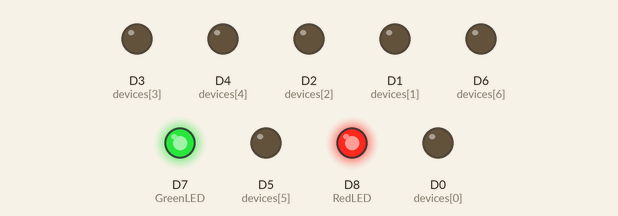
Bench run of a sketch on a simulated ESP8266 (NodeMCU). On the bench: output pins drawn as LEDs (lit = HIGH). WiFi joins after 1.5 s; servers stay silent unless stated; EEPROM starts erased; the Firebase database answers and starts empty; what the sketch prints to the serial monitor is not drawn.

Above: at 0.1 s.
At 1.8 s:
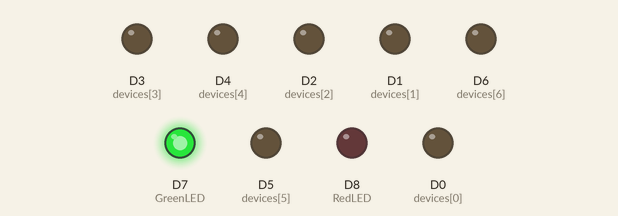
Timing chart, 0 to 3.3 s (numbered marks = the images above):
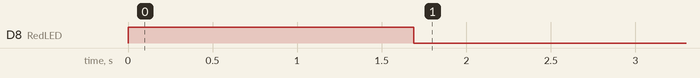

The sketch:

NodeCode.ino
```cpp
/**************************************************************************
 * Pin D7 and D8 are reserved for indicator LEDs
 * Pins D0 - D6 are for connecting devices
 * TODO: Fix True false flip error

 **************************************************************************/

// include EEPROM
#include <EEPROM.h>

// for the WIFI and firebase
#include <ESP8266WiFi.h>
#include "FirebaseESP8266.h"

// firebase credentials
#define FIREBASE_HOST "YOUR_RTDB_LINK_$$$.firebaseio.com"  //Change to your Firebase RTDB project ID e.g. Your_Project_ID.firebaseio.com
#define FIREBASE_AUTH "ENTER_YOUR_AUTH_$$$" //Change to your Firebase RTDB secret password

//Define Firebase Data objects
FirebaseData firebaseRead;
FirebaseData firebaseWrite;

FirebaseData firebaseLive;

#define GreenLED D7
#define RedLED D8

String dbAddr = "/DB_ADDR_$$$";

String deviceName = "/DEVICE_NAME_$$$";

// wifi data
struct {
  // fetch these when MCU starts
  char ssid[32] = "";
  char password[32] = "";
} wifiData;

// if cant connect to wifi after 5 tries, try to connect to backup wifi and fetch new details
char* bkpSSID = "LazyApp020221";
char* bkpPassword = "123400000";
bool backupWifi = false;

// devices connected
int device = 0;

// initialize all devices to off
int deviceStatus[] = {0,0,0,0,0,0,0};
int devices[] = {D0, D1, D2, D3, D4, D5, D6};

void setup() {
  Serial.begin(9600);
  while (!Serial) {
    ; // wait for serial port to connect. Needed for native USB port only
  }

  Serial.println("Hello!");

  // Initialize LED pin
  pinMode(GreenLED, OUTPUT);
  pinMode(RedLED, OUTPUT);

  // initialize Device pins
  pinMode(D0, OUTPUT);
  pinMode(D1, OUTPUT);
  pinMode(D2, OUTPUT);
  pinMode(D3, OUTPUT);
  pinMode(D4, OUTPUT);
  pinMode(D5, OUTPUT);
  pinMode(D6, OUTPUT);

  // initialize WIFI
  initializeWifi();
  Serial.print("Wifi Initialized");
  // firebase init

  Firebase.begin(FIREBASE_HOST, FIREBASE_AUTH);
  Firebase.reconnectWiFi(true);
  Serial.println("FFbase connected");

  // get number of devices
  Firebase.getInt(firebaseRead, dbAddr + deviceName + "/device");
  device = firebaseRead.intData();
  Serial.println("Number of devices: " + String(device));
  delay(1000);

  // if its backup wifi, fetch new wifi deatils from firebase
  if(backupWifi){
    fetchNewWifi();
  }

  Serial.flush();
}

void loop() {
  Serial.println("Looping\n\n");
  int dev = device;
  while(dev>=0){
    if(Firebase.getBool(firebaseLive, dbAddr + deviceName + deviceName + String(dev))){
      Serial.println("Device " + String(dev) + ": " + String(firebaseLive.boolData()));

      // if data has changed
      if(firebaseLive.boolData() != deviceStatus[dev]){
        deviceStatus[dev] = firebaseLive.boolData();
        digitalWrite(devices[dev], deviceStatus[dev]);
      }

    }

    dev--;
  }


   delay(3000);

}

void initializeWifi() {

  digitalWrite(GreenLED, HIGH);
  digitalWrite(RedLED, HIGH);

  uint addr = 0;
  // fetch wifi data from EEPROM

  EEPROM.begin(512);
  EEPROM.get(addr, wifiData);

  WiFi.begin(wifiData.ssid, wifiData.password);

  int tries = 0;


  //Serial.println("Connecting to saved wifi");

  while (WiFi.status() != WL_CONNECTED) {

    //Serial.println("SSID: "+ String(wifiData.ssid));
    //Serial.println("Password: "+ String(wifiData.password));
    delay(500);
    Serial.println("Connecting to Wifi...\n\n" + String(wifiData.ssid) + "\n" + String(wifiData.password));
    if(tries >= 10) {
      Serial.println("Cannot connect wifi, please activate backup wifi");
      Serial.println("Box291120\n\n1234500000");
      break;
    }
    tries += 1;
  }

  // if normal wifi connected
  digitalWrite(GreenLED, HIGH);
  digitalWrite(RedLED, LOW);

  // connect to backup wifi if tries fail
  if(tries >= 10){
    digitalWrite(GreenLED, LOW);
    digitalWrite(RedLED, HIGH);
    //Serial.println("Connecting to backup wifi");

    // connect to backup wifi
    WiFi.begin(bkpSSID, bkpPassword);

    // connecting to backup wifi
    while (WiFi.status() != WL_CONNECTED) {
      delay(500);
      Serial.println("Connecting to bkp Wifi...\n\2490Avlon\n\n1234500000");
    }

    digitalWrite(GreenLED, HIGH);
    digitalWrite(RedLED, LOW);
    backupWifi = true;
    //Serial.println("Connected to backup wifi \n");
  }

  //Serial.print("Connected with IP: ");
  //Serial.println(WiFi.localIP());

  Serial.flush();
}

void fetchNewWifi() {
  //Serial.println("Fetching new wifi data from database");
  Serial.println("Fetching new wifi data");

  // get new ssid
  if(Firebase.getString(firebaseRead, dbAddr + "/ssid")){
    char newSSID[32];
    firebaseRead.stringData().toCharArray(newSSID, 32);
    strncpy(wifiData.ssid, newSSID, 32);
  } else {
    //Serial.println(firebaseRead.errorReason());
    while(true) {
      Serial.println("Error, check your internet!");
    }
  }

  //get new password
  if(Firebase.getString(firebaseRead, dbAddr + "/password")){
    char newPassword[32];
    firebaseRead.stringData().toCharArray(newPassword, 32);
    strncpy(wifiData.password, newPassword, 32);
  } else {
    //Serial.println(firebaseRead.errorReason());
    while(true) {
      Serial.println("Error, check your internet!");
    }
  }

  Serial.println("SSID: " + String(wifiData.ssid) + "\n\n" + "Password: " + String(wifiData.password));

  // save new details
  uint addr = 0;
  EEPROM.begin(512);
  EEPROM.put(addr, wifiData);
  EEPROM.commit();

  //Serial.println("Data Saved to EEPROM");

  Serial.println("Data Saved\nRestart device to connect to new wifi");

}
```
